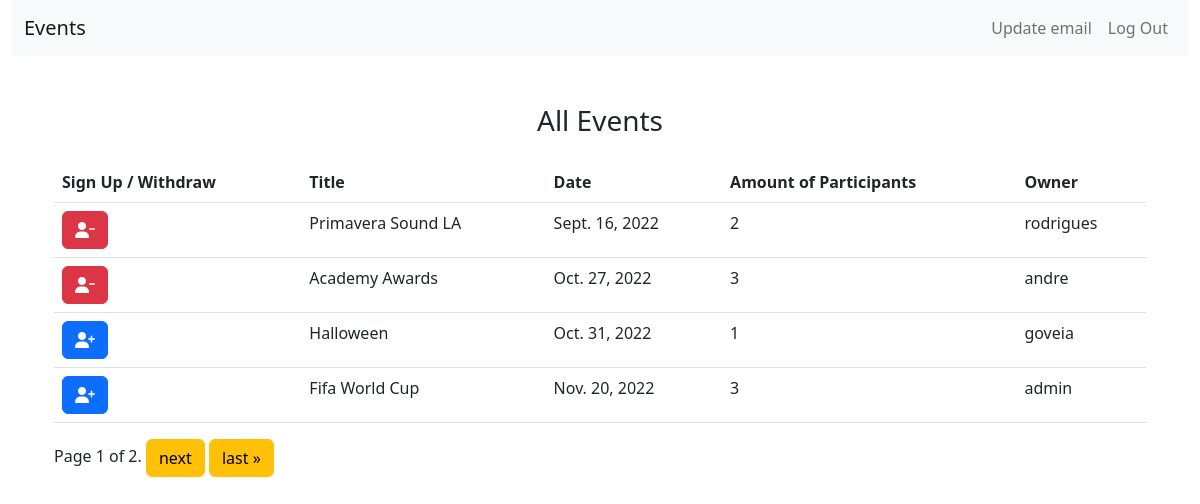
The app's page /events/alleventslist/ (signed in), older data.
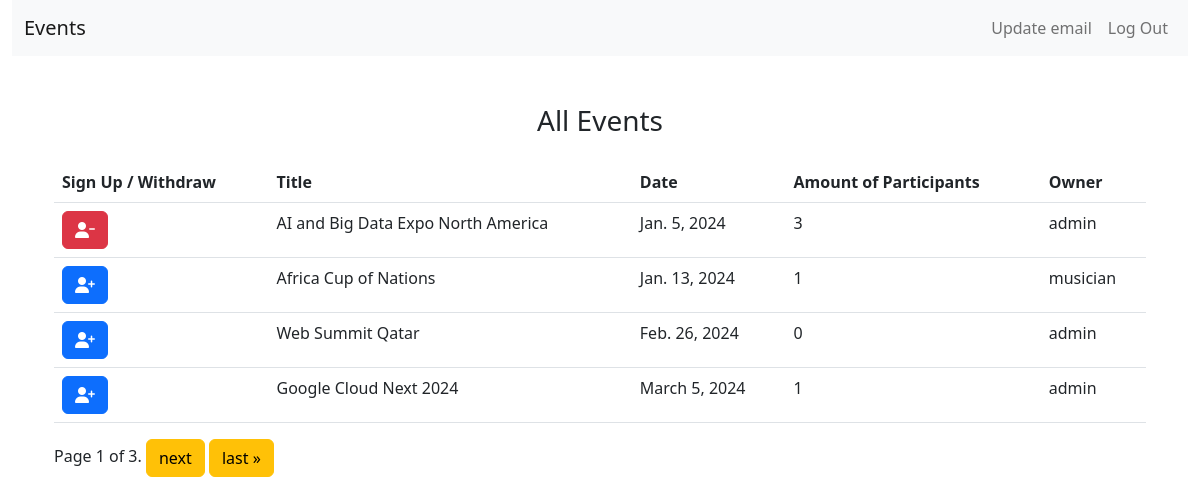
The same page, newer data.
### events/models.py (models this page shows, shortened)
class Base(models.Model):
    id = models.BigAutoField(primary_key=True)
    created = models.DateField('Created', auto_now_add=True)
    modified = models.DateField('Modified', auto_now=True)
    active = models.BooleanField('Active', default=True)
    class Meta:
        abstract = True

class Event(Base):
    user = models.ForeignKey(CustomUser, related_name='user', on_delete=models.CASCADE, blank=False, null=False)
    title = models.CharField('Title', max_length=250, blank=False, null=False)
    description = models.CharField('Description', max_length=500, blank=False, null=False)
    date = models.DateField('Date', blank=False, null=False)
    class Meta:
        verbose_name = "Event"
        verbose_name_plural = "Events"

### events/views.py (the view)
# urls.py: path('alleventslist/', AllEventsListView.as_view(), name='alleventslist'),
@method_decorator(login_required, name='dispatch')
class AllEventsListView(LoginRequiredMixin, ListView):
    model = Event
    template_name = 'events/alleventslist.html'
    context_object_name = 'all_active_events'
    paginate_by = 4
    def get_queryset(self):
        user = self.request.user
        queryset = (
            Event.objects
            .filter(active=True)
            .annotate(
                participant_count=Count('subscribed_event__subscribed_user', distinct=True),
                user_is_subscribed=Exists(
                    Subscription.objects.filter(
                        subscribed_user=user,
                        subscribed_event=OuterRef('id')
                    )
                )
            )
            .values('id', 'title', 'date', 'user__email', 'participant_count', 'user_is_subscribed')
            .order_by('date')
        )
        return queryset
    def get_context_data(self, **kwargs):
        context = super().get_context_data(**kwargs)
        queryset = self.get_queryset()
        paginator = Paginator(queryset, self.paginate_by)
        page = self.request.GET.get('page')
        try:
            all_active_events = paginator.page(page)
        except PageNotAnInteger:
            all_active_events = paginator.page(1)
        except EmptyPage:
            all_active_events = paginator.page(paginator.num_pages)
        context['all_active_events'] = all_active_events
        return context

### events/templatetags/custom_filters.py (called while the page is built)
@register.filter(name='get_username_before_at')
def get_username_before_at(email):
    return email.split('@')[0] if email else ""

### templates/events/alleventslist.html (shortened to what this page needs)
{% extends 'base.html' %}
{% load custom_filters %}
{% block content %}
<div class="container">
    <div class="row mt-5">
        <div class="col text-center">
            <h3>All Events</h3>
        </div>
    </div>
    <table class="table mt-3">
        <thead>
            <tr>
                <th>Sign Up / Withdraw</th>
                <th>Title</th>
                <th>Date</th>
                <th>Amount of Participants</th>
                <th>Owner</th>
            </tr>
        </thead>
        <tbody>
            {% for event in all_active_events %}
                <tr>
                    <td>
                        {% if event.user_is_subscribed %}
                            <a href="{% url 'eventunsubscription' event.id %}" class="btn btn-danger">
                                <i class="fas fa-user-minus" style="color: white;"></i>
                            </a>
                        {% else %}
                            <a href="{% url 'eventsubscription' event.id %}" class="btn btn-primary">
                                <i class="fas fa-user-plus" style="color: white;"></i>
                            </a>
                        {% endif %}
                    </td>
                    <td>{{ event.title }}</td>
                    <td>{{ event.date }}</td>
                    <td>{{ event.participant_count }}</td>
                    <td>{{ event.user__email|get_username_before_at }}</td>
                </tr>
            {% endfor %}
        </tbody>
    </table>
    <div class="pagination mt-3">
        <span class="step-links">
            <span class="current">
                Page {{ all_active_events.number }} of {{ all_active_events.paginator.num_pages }}.
            </span>
            {% if all_active_events.has_next %}
                <a href="?page={{ all_active_events.next_page_number }}" class="btn btn-warning">next</a>
                <a href="?page={{ all_active_events.paginator.num_pages }}" class="btn btn-warning">last &raquo;</a>
            {% endif %}
        </span>
    </div>
</div>
{% endblock %}

Row changes from the older to the newer data that the page shows:
no longer on this page (row edited): Event: title "Primavera Sound LA", date "Sept. 16, 2022", participant_count "2", user__email|get_username_before_at "rodrigues"
no longer on this page (row edited): Event: title "Academy Awards", date "Oct. 27, 2022", participant_count "3", user__email|get_username_before_at "andre"
no longer on this page (row edited): Event: title "Halloween", date "Oct. 31, 2022", participant_count "1", user__email|get_username_before_at "goveia"
no longer on this page (row edited): Event: title "Fifa World Cup", date "Nov. 20, 2022", participant_count "3", user__email|get_username_before_at "admin"
now on this page (row edited): Event: title "AI and Big Data Expo North America", date "Jan. 5, 2024", participant_count "3", user__email|get_username_before_at "admin"
now on this page (row edited): Event: title "Africa Cup of Nations", date "Jan. 13, 2024", participant_count "1", user__email|get_username_before_at "musician"
now on this page (row edited): Event: title "Web Summit Qatar", date "Feb. 26, 2024", participant_count "0", user__email|get_username_before_at "admin"
added Event: title "Google Cloud Next 2024", date "March 5, 2024", participant_count "1", user__email|get_username_before_at "admin"
Text that changed along with them:
{{ all_active_events.paginator.num_pages }}: "2" → "3"
